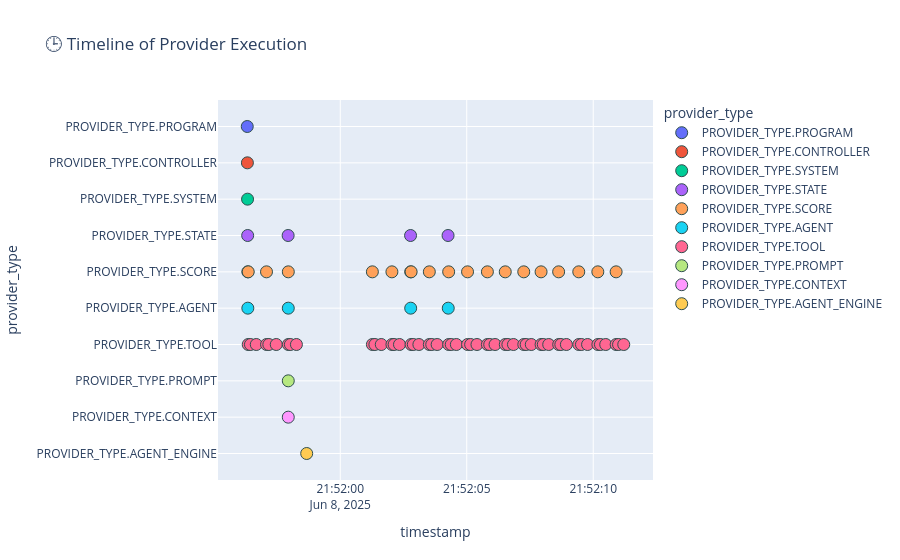

Notebook code for this chart:
### Markdown cell above
### 🕒 Timeline of Provider Execution

This scatter plot displays a time-ordered trace of all provider invocations that occurred during the session.

#### 🧠 What this code does:
- Uses `plotly.express.scatter` to plot each row from `provider_log` based on its `timestamp` and `provider_type`.
- Each dot represents a single provider call.
- Hovering over a point reveals metadata: `provider_id`, `called_by_type`, `called_by_id`, and `latency_ms`.

#### 🔍 What you're observing:
- Execution begins at the top (`program`) and flows down through `controller`, `system`, `state`, and into `agent`, `score`, and `tool`.
- The **dense lower bands** (especially `tool` and `score`) indicate high-frequency, low-latency invocations.
- **Temporal clustering** shows how providers group during nested FSM transitions.
- You can use this view to:
  - Spot bottlenecks
  - Identify execution gaps
  - Debug step timing issues
  - Correlate structural vs runtime behavior

This chart complements the **Sankey diagram** by emphasizing *when* events happened rather than *how* they are structurally connected.

### Code cell
import plotly.express as px

fig = px.scatter(
    df,
    x="timestamp",
    y="provider_type",
    color="provider_type",
    hover_data=["provider_id", "called_by_type", "called_by_id", "latency_ms"],
    title="🕒 Timeline of Provider Execution"
)
fig.update_traces(marker=dict(size=12, line=dict(width=1, color='DarkSlateGrey')))
fig.show()

### Figure 1 — Plotly figure (JSON) as saved in the notebook; plotly's stock layout.template omitted (floating-point values rounded to 4 significant figures; data arrays with more than 128 entries replaced by an {"elided": "..."} marker saying what was removed)
{"data": [{"customdata": [[1, "PROVIDER_TYPE.SESSION", 1, 15276]], "hovertemplate": "provider_type=%{y}<br>timestamp=%{x}<br>provider_id=%{customdata[0]}<br>called_by_type=%{customdata[1]}<br>called_by_id=%{customdata[2]}<br>latency_ms=%{customdata[3]}<extra></extra>", "legendgroup": "PROVIDER_TYPE.PROGRAM", "marker": {"color": "#636efa", "line": {"color": "DarkSlateGrey", "width": 1}, "size": 12, "symbol": "circle"}, "mode": "markers", "name": "PROVIDER_TYPE.PROGRAM", "orientation": "v", "showlegend": true, "type": "scatter", "x": ["2025-06-08T21:51:56.323627000"], "xaxis": "x", "y": ["PROVIDER_TYPE.PROGRAM"], "yaxis": "y"}, {"customdata": [[1, "PROVIDER_TYPE.PROGRAM", 1, 13844]], "hovertemplate": "provider_type=%{y}<br>timestamp=%{x}<br>provider_id=%{customdata[0]}<br>called_by_type=%{customdata[1]}<br>called_by_id=%{customdata[2]}<br>latency_ms=%{customdata[3]}<extra></extra>", "legendgroup": "PROVIDER_TYPE.CONTROLLER", "marker": {"color": "#EF553B", "line": {"color": "DarkSlateGrey", "width": 1}, "size": 12, "symbol": "circle"}, "mode": "markers", "name": "PROVIDER_TYPE.CONTROLLER", "orientation": "v", "showlegend": true, "type": "scatter", "x": ["2025-06-08T21:51:56.329626000"], "xaxis": "x", "y": ["PROVIDER_TYPE.CONTROLLER"], "yaxis": "y"}, {"customdata": [[1, "PROVIDER_TYPE.CONTROLLER", 1, 12289]], "hovertemplate": "provider_type=%{y}<br>timestamp=%{x}<br>provider_id=%{customdata[0]}<br>called_by_type=%{customdata[1]}<br>called_by_id=%{customdata[2]}<br>latency_ms=%{customdata[3]}<extra></extra>", "legendgroup": "PROVIDER_TYPE.SYSTEM", "marker": {"color": "#00cc96", "line": {"color": "DarkSlateGrey", "width": 1}, "size": 12, "symbol": "circle"}, "mode": "markers", "name": "PROVIDER_TYPE.SYSTEM", "orientation": "v", "showlegend": true, "type": "scatter", "x": ["2025-06-08T21:51:56.335451000"], "xaxis": "x", "y": ["PROVIDER_TYPE.SYSTEM"], "yaxis": "y"}, {"customdata": [[3, "PROVIDER_TYPE.SYSTEM", 1, 1590], [1, "PROVIDER_TYPE.SYSTEM", 1, 4832], [3, "PROVIDER_TYPE.SYSTEM", 1, 1475], [2, "PROVIDER_TYPE.SYSTEM", 1, 2985]], "hovertemplate": "provider_type=%{y}<br>timestamp=%{x}<br>provider_id=%{customdata[0]}<br>called_by_type=%{customdata[1]}<br>called_by_id=%{customdata[2]}<br>latency_ms=%{customdata[3]}<extra></extra>", "legendgroup": "PROVIDER_TYPE.STATE", "marker": {"color": "#ab63fa", "line": {"color": "DarkSlateGrey", "width": 1}, "size": 12, "symbol": "circle"}, "mode": "markers", "name": "PROVIDER_TYPE.STATE", "orientation": "v", "showlegend": true, "type": "scatter", "x": ["2025-06-08T21:51:56.340385000", "2025-06-08T21:51:57.939393000", "2025-06-08T21:52:02.779152000", "2025-06-08T21:52:04.261602000"], "xaxis": "x", "y": ["PROVIDER_TYPE.STATE", "PROVIDER_TYPE.STATE", "PROVIDER_TYPE.STATE", "PROVIDER_TYPE.STATE"], "yaxis": "y"}, {"customdata": [[2, "PROVIDER_TYPE.AGENT", 4, 2], [1, "PROVIDER_TYPE.STATE", 3, 718], [1, "PROVIDER_TYPE.STATE", 3, 835], [1, "PROVIDER_TYPE.CONTEXT", 2, 714], [1, "PROVIDER_TYPE.STATE", 1, 769], [1, "PROVIDER_TYPE.STATE", 1, 723], [2, "PROVIDER_TYPE.AGENT", 4, 2], [1, "PROVIDER_TYPE.STATE", 3, 715], [1, "PROVIDER_TYPE.STATE", 3, 727], [1, "PROVIDER_TYPE.AGENT", 3, 740], [1, "PROVIDER_TYPE.AGENT", 3, 770], [1, "PROVIDER_TYPE.STATE", 2, 702], [1, "PROVIDER_TYPE.STATE", 2, 717], [1, "PROVIDER_TYPE.SYSTEM", 1, 679], [1, "PROVIDER_TYPE.SYSTEM", 1, 681], [1, "PROVIDER_TYPE.CONTROLLER", 1, 791], [1, "PROVIDER_TYPE.CONTROLLER", 1, 740], [1, "PROVIDER_TYPE.PROGRAM", 1, 720], [1, "PROVIDER_TYPE.PROGRAM", 1, 687]], "hovertemplate": "provider_type=%{y}<br>timestamp=%{x}<br>provider_id=%{customdata[0]}<br>called_by_type=%{customdata[1]}<br>called_by_id=%{customdata[2]}<br>latency_ms=%{customdata[3]}<extra></extra>", "legendgroup": "PROVIDER_TYPE.SCORE", "marker": {"color": "#FFA15A", "line": {"color": "DarkSlateGrey", "width": 1}, "size": 12, "symbol": "circle"}, "mode": "markers", "name": "PROVIDER_TYPE.SCORE", "orientation": "v", "showlegend": true, "type": "scatter", "x": ["2025-06-08T21:51:56.346390000", "2025-06-08T21:51:56.362143000", "2025-06-08T21:51:57.085018000", "2025-06-08T21:51:57.946399000", "2025-06-08T21:52:01.269457000", "2025-06-08T21:52:02.041952000", "2025-06-08T21:52:02.784152000", "2025-06-08T21:52:02.801154000", "2025-06-08T21:52:03.520622000", "2025-06-08T21:52:04.285499000", "2025-06-08T21:52:05.031289000", "2025-06-08T21:52:05.816545000", "2025-06-08T21:52:06.522600000", "2025-06-08T21:52:07.253536000", "2025-06-08T21:52:07.938160000", "2025-06-08T21:52:08.632669000", "2025-06-08T21:52:09.427348000", "2025-06-08T21:52:10.181289000", "2025-06-08T21:52:10.904783000"], "xaxis": "x", "y": ["PROVIDER_TYPE.SCORE", "PROVIDER_TYPE.SCORE", "PROVIDER_TYPE.SCORE", "PROVIDER_TYPE.SCORE", "PROVIDER_TYPE.SCORE", "PROVIDER_TYPE.SCORE", "PROVIDER_TYPE.SCORE", "PROVIDER_TYPE.SCORE", "PROVIDER_TYPE.SCORE", "PROVIDER_TYPE.SCORE", "PROVIDER_TYPE.SCORE", "PROVIDER_TYPE.SCORE", "PROVIDER_TYPE.SCORE", "PROVIDER_TYPE.SCORE", "PROVIDER_TYPE.SCORE", "PROVIDER_TYPE.SCORE", "PROVIDER_TYPE.SCORE", "PROVIDER_TYPE.SCORE", "PROVIDER_TYPE.SCORE"], "yaxis": "y"}, {"customdata": [[4, "PROVIDER_TYPE.STATE", 3, 9], [2, "PROVIDER_TYPE.STATE", 1, 3316], [4, "PROVIDER_TYPE.STATE", 3, 9], [3, "PROVIDER_TYPE.STATE", 2, 1540]], "hovertemplate": "provider_type=%{y}<br>timestamp=%{x}<br>provider_id=%{customdata[0]}<br>called_by_type=%{customdata[1]}<br>called_by_id=%{customdata[2]}<br>latency_ms=%{customdata[3]}<extra></extra>", "legendgroup": "PROVIDER_TYPE.AGENT", "marker": {"color": "#19d3f3", "line": {"color": "DarkSlateGrey", "width": 1}, "size": 12, "symbol": "circle"}, "mode": "markers", "name": "PROVIDER_TYPE.AGENT", "orientation": "v", "showlegend": true, "type": "scatter", "x": ["2025-06-08T21:51:56.346390000", "2025-06-08T21:51:57.945399000", "2025-06-08T21:52:02.784152000", "2025-06-08T21:52:04.268499000"], "xaxis": "x", "y": ["PROVIDER_TYPE.AGENT", "PROVIDER_TYPE.AGENT", "PROVIDER_TYPE.AGENT", "PROVIDER_TYPE.AGENT"], "yaxis": "y"}, {"customdata": {"elided": "51x4 mixed values"}, "hovertemplate": "provider_type=%{y}<br>timestamp=%{x}<br>provider_id=%{customdata[0]}<br>called_by_type=%{customdata[1]}<br>called_by_id=%{customdata[2]}<br>latency_ms=%{customdata[3]}<extra></extra>", "legendgroup": "PROVIDER_TYPE.TOOL", "marker": {"color": "#FF6692", "line": {"color": "DarkSlateGrey", "width": 1}, "size": 12, "symbol": "circle"}, "mode": "markers", "name": "PROVIDER_TYPE.TOOL", "orientation": "v", "showlegend": true, "type": "scatter", "x": ["2025-06-08T21:51:56.362143000", "2025-06-08T21:51:56.450079000", "2025-06-08T21:51:56.680388000", "2025-06-08T21:51:57.086018000", "2025-06-08T21:51:57.176672000", "2025-06-08T21:51:57.470344000", "2025-06-08T21:51:57.948398000", "2025-06-08T21:51:58.028578000", "2025-06-08T21:51:58.267688000", "2025-06-08T21:52:01.270458000", "2025-06-08T21:52:01.369376000", "2025-06-08T21:52:01.621758000", "2025-06-08T21:52:02.042953000", "2025-06-08T21:52:02.128639000", "2025-06-08T21:52:02.341074000", "2025-06-08T21:52:02.801154000", "2025-06-08T21:52:02.888297000", "2025-06-08T21:52:03.108381000", "2025-06-08T21:52:03.521625000", "2025-06-08T21:52:03.616476000", "2025-06-08T21:52:03.829722000", "2025-06-08T21:52:04.286500000", "2025-06-08T21:52:04.386562000", "2025-06-08T21:52:04.589542000", "2025-06-08T21:52:05.032670000", "2025-06-08T21:52:05.153462000", "2025-06-08T21:52:05.404401000", "2025-06-08T21:52:05.816545000", "2025-06-08T21:52:05.908286000", "2025-06-08T21:52:06.119160000", "2025-06-08T21:52:06.523603000", "2025-06-08T21:52:06.626492000", "2025-06-08T21:52:06.846709000", "2025-06-08T21:52:07.255535000", "2025-06-08T21:52:07.348623000", "2025-06-08T21:52:07.551563000", "2025-06-08T21:52:07.939159000", "2025-06-08T21:52:08.026324000", "2025-06-08T21:52:08.240010000", "2025-06-08T21:52:08.634364000", "2025-06-08T21:52:08.719623000", "2025-06-08T21:52:08.939488000", "2025-06-08T21:52:09.428350000", "2025-06-08T21:52:09.534072000", "2025-06-08T21:52:09.775614000", "2025-06-08T21:52:10.183280000", "2025-06-08T21:52:10.285397000", "2025-06-08T21:52:10.493751000", "2025-06-08T21:52:10.905788000", "2025-06-08T21:52:11.000229000", "2025-06-08T21:52:11.206243000"], "xaxis": "x", "y": ["PROVIDER_TYPE.TOOL", "PROVIDER_TYPE.TOOL", "PROVIDER_TYPE.TOOL", "PROVIDER_TYPE.TOOL", "PROVIDER_TYPE.TOOL", "PROVIDER_TYPE.TOOL", "PROVIDER_TYPE.TOOL", "PROVIDER_TYPE.TOOL", "PROVIDER_TYPE.TOOL", "PROVIDER_TYPE.TOOL", "PROVIDER_TYPE.TOOL", "PROVIDER_TYPE.TOOL", "PROVIDER_TYPE.TOOL", "PROVIDER_TYPE.TOOL", "PROVIDER_TYPE.TOOL", "PROVIDER_TYPE.TOOL", "PROVIDER_TYPE.TOOL", "PROVIDER_TYPE.TOOL", "PROVIDER_TYPE.TOOL", "PROVIDER_TYPE.TOOL", "PROVIDER_TYPE.TOOL", "PROVIDER_TYPE.TOOL", "PROVIDER_TYPE.TOOL", "PROVIDER_TYPE.TOOL", "PROVIDER_TYPE.TOOL", "PROVIDER_TYPE.TOOL", "PROVIDER_TYPE.TOOL", "PROVIDER_TYPE.TOOL", "PROVIDER_TYPE.TOOL", "PROVIDER_TYPE.TOOL", "PROVIDER_TYPE.TOOL", "PROVIDER_TYPE.TOOL", "PROVIDER_TYPE.TOOL", "PROVIDER_TYPE.TOOL", "PROVIDER_TYPE.TOOL", "PROVIDER_TYPE.TOOL", "PROVIDER_TYPE.TOOL", "PROVIDER_TYPE.TOOL", "PROVIDER_TYPE.TOOL", "PROVIDER_TYPE.TOOL", "PROVIDER_TYPE.TOOL", "PROVIDER_TYPE.TOOL", "PROVIDER_TYPE.TOOL", "PROVIDER_TYPE.TOOL", "PROVIDER_TYPE.TOOL", "PROVIDER_TYPE.TOOL", "PROVIDER_TYPE.TOOL", "PROVIDER_TYPE.TOOL", "PROVIDER_TYPE.TOOL", "PROVIDER_TYPE.TOOL", "PROVIDER_TYPE.TOOL"], "yaxis": "y"}, {"customdata": [[2, "PROVIDER_TYPE.AGENT", 2, 725]], "hovertemplate": "provider_type=%{y}<br>timestamp=%{x}<br>provider_id=%{customdata[0]}<br>called_by_type=%{customdata[1]}<br>called_by_id=%{customdata[2]}<br>latency_ms=%{customdata[3]}<extra></extra>", "legendgroup": "PROVIDER_TYPE.PROMPT", "marker": {"color": "#B6E880", "line": {"color": "DarkSlateGrey", "width": 1}, "size": 12, "symbol": "circle"}, "mode": "markers", "name": "PROVIDER_TYPE.PROMPT", "orientation": "v", "showlegend": true, "type": "scatter", "x": ["2025-06-08T21:51:57.945399000"], "xaxis": "x", "y": ["PROVIDER_TYPE.PROMPT"], "yaxis": "y"}, {"customdata": [[2, null, null, 720]], "hovertemplate": "provider_type=%{y}<br>timestamp=%{x}<br>provider_id=%{customdata[0]}<br>called_by_type=%{customdata[1]}<br>called_by_id=%{customdata[2]}<br>latency_ms=%{customdata[3]}<extra></extra>", "legendgroup": "PROVIDER_TYPE.CONTEXT", "marker": {"color": "#FF97FF", "line": {"color": "DarkSlateGrey", "width": 1}, "size": 12, "symbol": "circle"}, "mode": "markers", "name": "PROVIDER_TYPE.CONTEXT", "orientation": "v", "showlegend": true, "type": "scatter", "x": ["2025-06-08T21:51:57.945399000"], "xaxis": "x", "y": ["PROVIDER_TYPE.CONTEXT"], "yaxis": "y"}, {"customdata": [[2, "PROVIDER_TYPE.AGENT", 2, 2580]], "hovertemplate": "provider_type=%{y}<br>timestamp=%{x}<br>provider_id=%{customdata[0]}<br>called_by_type=%{customdata[1]}<br>called_by_id=%{customdata[2]}<br>latency_ms=%{customdata[3]}<extra></extra>", "legendgroup": "PROVIDER_TYPE.AGENT_ENGINE", "marker": {"color": "#FECB52", "line": {"color": "DarkSlateGrey", "width": 1}, "size": 12, "symbol": "circle"}, "mode": "markers", "name": "PROVIDER_TYPE.AGENT_ENGINE", "orientation": "v", "showlegend": true, "type": "scatter", "x": ["2025-06-08T21:51:58.673551000"], "xaxis": "x", "y": ["PROVIDER_TYPE.AGENT_ENGINE"], "yaxis": "y"}], "layout": {"legend": {"title": {"text": "provider_type"}, "tracegroupgap": 0}, "title": {"text": "🕒 Timeline of Provider Execution"}, "xaxis": {"anchor": "y", "domain": [0, 1], "title": {"text": "timestamp"}}, "yaxis": {"anchor": "x", "categoryarray": ["PROVIDER_TYPE.AGENT_ENGINE", "PROVIDER_TYPE.CONTEXT", "PROVIDER_TYPE.PROMPT", "PROVIDER_TYPE.TOOL", "PROVIDER_TYPE.AGENT", "PROVIDER_TYPE.SCORE", "PROVIDER_TYPE.STATE", "PROVIDER_TYPE.SYSTEM", "PROVIDER_TYPE.CONTROLLER", "PROVIDER_TYPE.PROGRAM"], "categoryorder": "array", "domain": [0, 1], "title": {"text": "provider_type"}}}}
